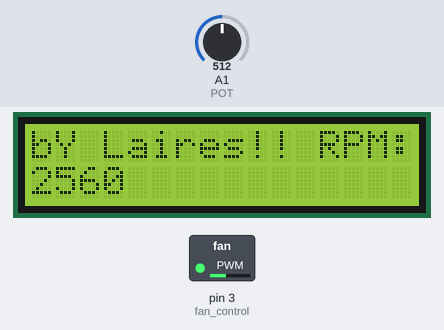
Recording of a sketch running on a simulated Arduino Uno, built with avr-gcc and run on an emulated ATmega328P. On the bench: 16×2 character LCD, switched loads named in the sketch (green lamp = pin HIGH). The test bench sets the inputs (shaded band); at power-on: A1 (POT) = 512. What the sketch prints to the serial monitor is not drawn.

Above: at 1.2 s.
1.3 s: A1 (POT) set to 490
At 3.7 s:
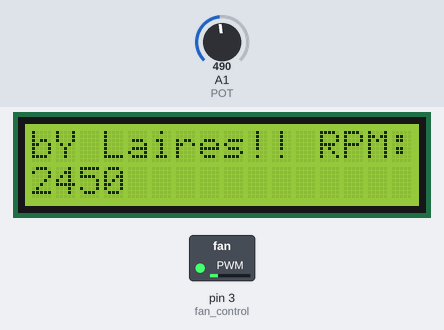
4.6 s: A1 (POT) set to 760
At 7.1 s:
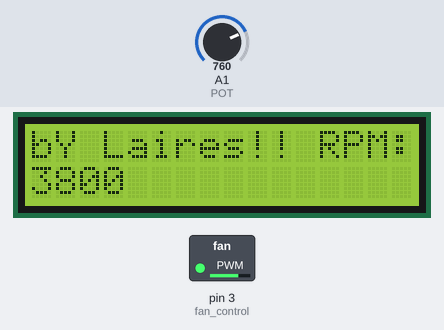
7.6 s: A1 (POT) set to 1010
At 10.6 s:
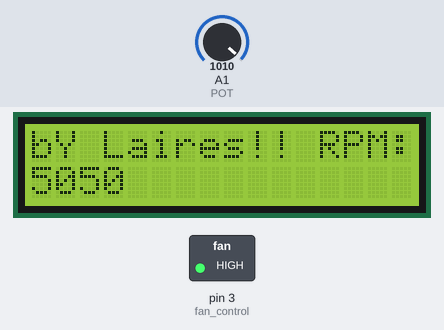
Timing chart, 0 to 12.1 s (numbered marks = the images above; inputs shaded):
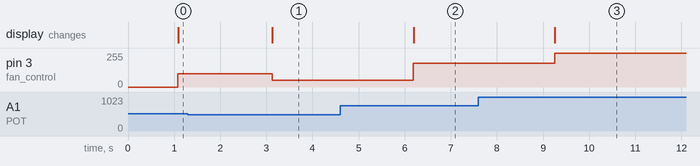

The sketch:

analog_fan_speed.ino
```cpp
#include <Wire.h>
#include <LiquidCrystal_I2C.h>

#define POT A1

LiquidCrystal_I2C lcd(0x27, 16, 2);
unsigned long start_time;
int valorPot = 0;
int count = 0;
int fan_control = 3;
int rpm;

void setup() {
  lcd.init();
  Serial.begin(9600);
  pinMode(POT, INPUT);
  pinMode(fan_control, OUTPUT);
}

void loop() {
  valorPot = analogRead(POT);
  Serial.println(valorPot);
  lcd.setBacklight(HIGH);
  lcd.setCursor(0,0);
  lcd.print("bY Laires!! RPM:");
  lcd.setCursor(0, 1);
  delay(1000);
  if(valorPot >= 0 && valorPot <= 250) {
    analogWrite(fan_control, 0);
    lcd.print((valorPot * 10) / 2);
  }

  if(valorPot >= 251 && valorPot <= 500) {
    analogWrite(fan_control, 50);
    lcd.print((valorPot * 10) / 2);
  }

  if(valorPot >= 500 && valorPot <= 750) {
    analogWrite(fan_control, 100);
    lcd.print((valorPot * 10) / 2);
  }

  if(valorPot >= 751 && valorPot <= 1000) {
    analogWrite(fan_control, 180);
    lcd.print((valorPot * 10) / 2);
  }
  if(valorPot >= 1000) {
    analogWrite(fan_control, 255);
    lcd.print((valorPot * 10) / 2);
  }
}

void counter() {
  count++;
}
```

Measured:
- after the input at 1.3 s, pin 3 (fan_control): 100/255 → 50/255 after 1.8 s; the display: changes after 1.8 s (image 1)
- after the input at 4.6 s, pin 3 (fan_control): 50/255 → 180/255 after 1.6 s; the display: changes after 1.6 s (image 2)
- after the input at 7.6 s, pin 3 (fan_control): 180/255 → 255/255 after 1.7 s; the display: changes after 1.7 s (image 3)
